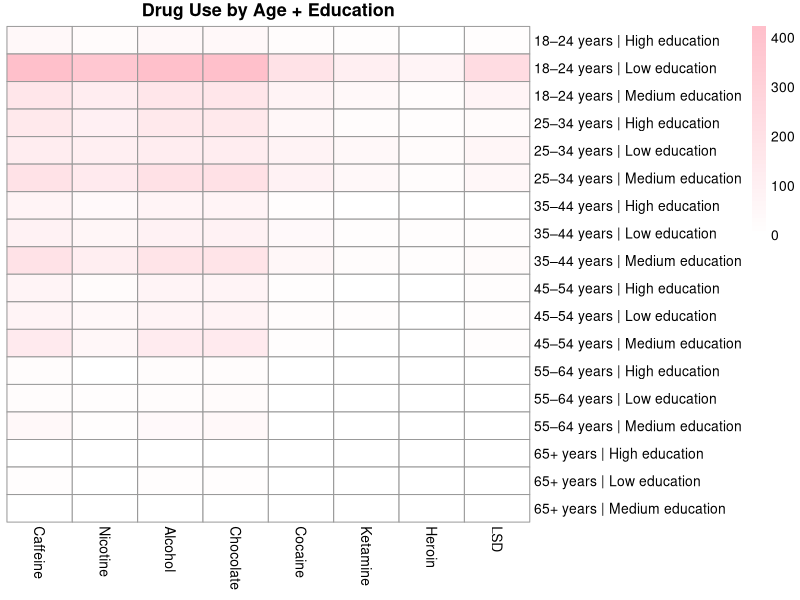

The R script that drew this image:
## ---- chunk 1
library(readxl)
library(dplyr)
library(tidyr)
library(pheatmap)

#load
df <- read_excel("CLEANING DATA DRUG.xlsx",
                 sheet = "DATA_RECODED_DRUGS_BINARY")

#drug
legal_drugs   <- c("Caffeine_Use", "Nicotine_Use", "Alcohol_Use", "Chocolate_Use")
illegal_drugs <- c("Cocaine_Use", "Ketamine_Use", "Heroin_Use", "LSD_Use")
all_drugs     <- c(legal_drugs, illegal_drugs)

#education and age
df_small <- df %>%
  select(Age_Group, Education_Level_Final, all_of(all_drugs))

# make user status binary
df_num <- df_small %>%
  mutate(across(all_drugs, ~ ifelse(. == "User", 1, 0)))

# group age and ed
df_counts <- df_num %>%
  group_by(Age_Group, Education_Level_Final) %>%
  summarise(across(all_drugs, sum), .groups = "drop")

# prep for heatmap
heat_df <- df_counts %>%
  unite("AgeEdu", Age_Group, Education_Level_Final, sep = " | ") %>%
  pivot_longer(cols = all_drugs, names_to = "Drug", values_to = "Users") %>%
  mutate(Drug = gsub("_Use", "", Drug)) %>%   # ✅ now Drug exists, so this works
  pivot_wider(names_from = Drug, values_from = Users)

# make matrix
mat <- as.matrix(heat_df[ , -1])
rownames(mat) <- heat_df$AgeEdu

#make heatmap
pheatmap(mat,
         main = "Drug Use by Age + Education",
         cluster_rows = FALSE,
         cluster_cols = FALSE,
         color = colorRampPalette(c("white", "pink"))(50))
